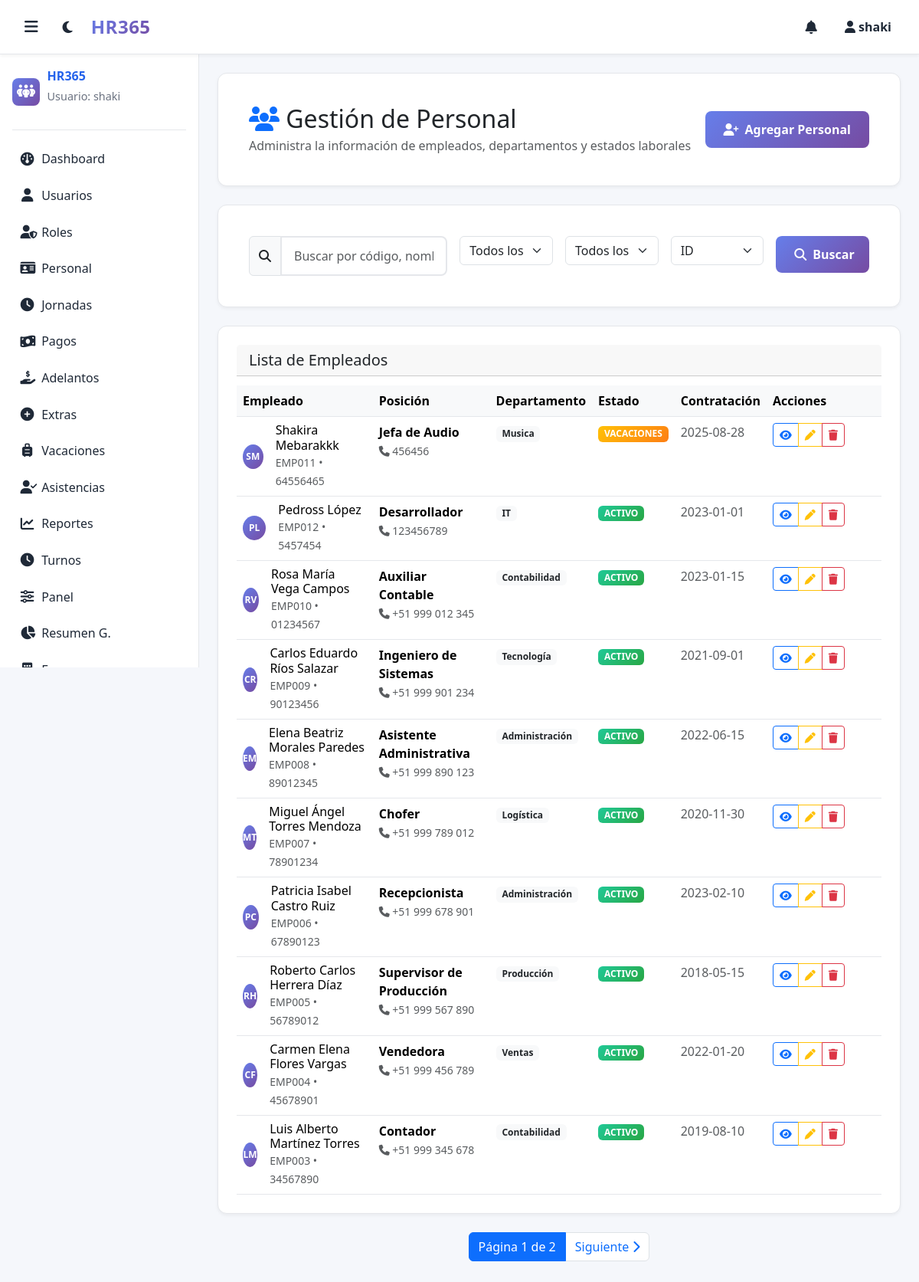
/index.php?route=personal.index (signed in), run on the app's committed database.
### tables this page shows
CREATE TABLE `personal` (
  `id` int NOT NULL,
  `user_id` int DEFAULT NULL,
  `employee_code` varchar(20) NOT NULL,
  `first_name` varchar(100) NOT NULL,
  `last_name` varchar(100) NOT NULL,
  `dni` varchar(20) DEFAULT NULL,
  `birth_date` date DEFAULT NULL,
  `hire_date` date NOT NULL,
  `position` varchar(100) DEFAULT NULL,
  `department` varchar(100) DEFAULT NULL,
  `salary` decimal(10,2) DEFAULT NULL,
  `status` enum('ACTIVO','INACTIVO','VACACIONES','LICENCIA') DEFAULT 'ACTIVO',
  `phone` varchar(20) DEFAULT NULL,
  `address` text,
  `emergency_contact` varchar(100) DEFAULT NULL,
  `emergency_phone` varchar(20) DEFAULT NULL,
  `created_at` timestamp NULL DEFAULT CURRENT_TIMESTAMP,
  `is_deleted` tinyint(1) NOT NULL DEFAULT '0'
);

### app/controllers/PersonalController.php (called while the page is built, shortened)
<?php
require_once __DIR__ . '/../models/Personal.php';
class PersonalController {
    public static function index(): void {
        $q = $_GET['q'] ?? '';
        $department = $_GET['department'] ?? '';
        $status = $_GET['status'] ?? '';
        $sort = $_GET['sort'] ?? 'id';
        $dir = $_GET['dir'] ?? 'DESC';
        $page = max(1, (int)($_GET['page'] ?? 1));
        $pageSize = 10;
        $offset = ($page - 1) * $pageSize;
        $total = 0;
        $personal = Personal::searchPaginated($q, $pageSize, $offset, $total, $department, $status, $sort, $dir);
        $pageCount = max(1, (int)ceil($total / $pageSize));
        include __DIR__ . '/../views/personal/index.php';
    }
}

### app/models/Personal.php (called while the page is built, shortened)
<?php
class Personal {
    public static function searchPaginated(?string $q, int $limit, int $offset, int & $total, ?string $department = null, ?string $status = null, string $sort = 'id', string $dir = 'DESC'): array {
        $q = trim($q ?? '');
        $conn = $GLOBALS['conn'];
        $wheres = ['p.is_deleted = 0'];
        $params = [];
        $types = '';
        $where = 'WHERE ' . implode(' AND ', $wheres);
        $allowedSort = ['id', 'employee_code', 'first_name', 'last_name', 'department', 'position', 'hire_date', 'status'];
        $dir = strtoupper($dir) === 'ASC' ? 'ASC' : 'DESC';
        $sqlCount = "SELECT COUNT(*) as c FROM personal p " . $where;
        if ($stmt = mysqli_prepare($conn, $sqlCount)) {
            mysqli_stmt_execute($stmt);
            $res = mysqli_stmt_get_result($stmt);
            $row = $res ? mysqli_fetch_assoc($res) : ['c'=>0];
            $total = (int)($row['c'] ?? 0);
        } else { $total = 0; }
        $rows = [];
        $sql = "SELECT p.*, u.username, u.email, u.role as user_role
                FROM personal p
                LEFT JOIN users u ON p.user_id = u.id
                " . $where . " ORDER BY p.$sort $dir LIMIT ? OFFSET ?";
        if ($stmt = mysqli_prepare($conn, $sql)) {
            if ($types !== '') {
                $types2 = $types . 'ii';
                $params2 = array_merge($params, [$limit, $offset]);
                mysqli_stmt_bind_param($stmt, $types2, ...$params2);
            } else {
                mysqli_stmt_bind_param($stmt, 'ii', $limit, $offset);
            }
            mysqli_stmt_execute($stmt);
            $res = mysqli_stmt_get_result($stmt);
            while ($res && ($r = mysqli_fetch_assoc($res))) { $rows[] = $r; }
        }
        return $rows;
    }
}

### app/views/personal/index.php (the view, shortened to what this page needs)
<?php
require __DIR__ . '/../layout/header.php';
require __DIR__ . '/../layout/sidebar.php';
$personal = $personal ?? [];
$page = $page ?? 1;
$pageCount = $pageCount ?? 1;
$q = $_GET['q'] ?? '';
$department = $_GET['department'] ?? '';
$status = $_GET['status'] ?? '';
$sort = $_GET['sort'] ?? 'id';
$dir = $_GET['dir'] ?? 'DESC';
?>
<div class="card mb-4">
  <div class="card-body">
    <div class="d-flex justify-content-between align-items-center">
      <div>
        <h2 class="card-title mb-1">
          <i class="fa fa-users text-primary"></i> Gestión de Personal
        </h2>
        <p class="text-muted mb-0">Administra la información de empleados, departamentos y estados laborales</p>
      </div>
      <button class="btn btn-primary" onclick="openCreateModal()">
        <i class="fa fa-user-plus"></i> Agregar Personal
      </button>
    </div>
  </div>
</div>
<div class="card mb-4">
  <div class="card-body">
    <form method="get" action="/Recursos/index.php" class="row g-3">
      <div class="col-md-4">
        <div class="input-group">
          <span class="input-group-text"><i class="fa fa-search"></i></span>
          <input type="text" class="form-control" name="q" placeholder="Buscar por código, nombre, DNI..." value="<?= htmlspecialchars($q) ?>">
        </div>
      </div>
      <div class="col-md-2">
        <select class="form-select" name="department">
          <option value="">Todos los departamentos</option>
        </select>
      </div>
      <div class="col-md-2">
        <select class="form-select" name="status">
          <option value="">Todos los estados</option>
        </select>
      </div>
      <div class="col-md-2">
        <select class="form-select" name="sort">
          <?php
          $sorts = [
            'id' => 'ID',
            'employee_code' => 'Código',
            'first_name' => 'Nombre',
            'department' => 'Departamento',
            'position' => 'Posición',
            'hire_date' => 'Contratación',
            'status' => 'Estado'
          ];
          foreach($sorts as $k => $label):
          ?>
            <option value="<?= $k ?>" <?= ($sort === $k) ? 'selected' : '' ?>><?= $label ?></option>
          <?php endforeach; ?>
        </select>
      </div>
      <div class="col-md-2">
        <button type="submit" class="btn btn-primary w-100">
          <i class="fa fa-search"></i> Buscar
        </button>
      </div>
    </form>
  </div>
</div>
<div class="card">
  <div class="card-header">
    <h5 class="card-title mb-0">Lista de Empleados</h5>
  </div>
  <div class="card-body p-0">
    <div class="table-responsive">
      <table class="table table-hover mb-0 table-sortable">
        <thead class="table-light">
          <tr>
            <th data-sort="employee_code">Empleado</th>
            <th data-sort="position">Posición</th>
            <th data-sort="department">Departamento</th>
            <th data-sort="status">Estado</th>
            <th data-sort="hire_date">Contratación</th>
            <th width="150">Acciones</th>
          </tr>
        </thead>
        <tbody>
          <?php if (empty($personal)): ?>
            <tr>
              <td colspan="6" class="text-center py-4">
                <div class="text-muted">
                  <i class="fa fa-users fa-2x mb-2"></i>
                  <p>No se encontraron empleados</p>
                </div>
              </td>
            </tr>
          <?php else: ?>
            <?php foreach($personal as $p): ?>
              <tr>
                <td>
                  <div class="d-flex align-items-center">
                    <div class="avatar avatar-sm bg-primary text-white rounded-circle me-3 d-flex align-items-center justify-content-center">
                      <?= strtoupper(substr($p['first_name'] ?? '', 0, 1) . substr($p['last_name'] ?? '', 0, 1)) ?>
                    </div>
                    <div>
                      <h6 class="mb-0"><?= htmlspecialchars(trim(($p['first_name'] ?? '').' '.($p['last_name'] ?? ''))) ?></h6>
                      <small class="text-muted">
                        <?= htmlspecialchars($p['employee_code']) ?> • <?= htmlspecialchars($p['dni'] ?? 'Sin DNI') ?>
                      </small>
                    </div>
                  </div>
                </td>
                <td>
                  <strong><?= htmlspecialchars($p['position'] ?? 'Sin posición') ?></strong>
                  <?php if($p['phone']): ?>
                    <br><small class="text-muted"><i class="fa fa-phone"></i> <?= htmlspecialchars($p['phone']) ?></small>
                  <?php endif; ?>
                </td>
                <td>
                  <span class="badge bg-light text-dark"><?= htmlspecialchars($p['department'] ?? 'Sin departamento') ?></span>
                </td>
                <td>
                  <?php
                  $statusClass = 'bg-success';
                  if (strtolower($p['status']) === 'vacaciones') $statusClass = 'bg-warning';
                  elseif (strtolower($p['status']) === 'licencia') $statusClass = 'bg-info';
                  elseif (strtolower($p['status']) === 'inactivo') $statusClass = 'bg-danger';
                  ?>
                  <span class="badge <?= $statusClass ?>"><?= htmlspecialchars($p['status']) ?></span>
                </td>
                <td>
                  <span class="text-muted"><?= htmlspecialchars($p['hire_date'] ?? '') ?></span>
                </td>
                <td>
                  <div class="btn-group btn-group-sm" role="group">
                    <button class="btn btn-outline-primary" onclick="openViewModal(<?= (int)$p['id'] ?>)" title="Ver detalles">
                      <i class="fa fa-eye"></i>
                    </button>
                    <button class="btn btn-outline-warning" onclick="openEditModal(<?= (int)$p['id'] ?>)" title="Editar">
                      <i class="fa fa-pen"></i>
                    </button>
                    <button class="btn btn-outline-danger" onclick="openDeleteModal(<?= (int)$p['id'] ?>, '<?= htmlspecialchars($p['first_name'] . ' ' . $p['last_name']) ?>')" title="Eliminar">
                      <i class="fa fa-trash"></i>
                    </button>
                  </div>
                </td>
              </tr>
            <?php endforeach; ?>
          <?php endif; ?>
        </tbody>
      </table>
    </div>
  </div>
</div>
<?php if ($pageCount > 1): ?>
<div class="d-flex justify-content-center mt-4">
  <nav aria-label="Paginación de empleados">
    <ul class="pagination">
      <li class="page-item active">
        <span class="page-link">Página <?= (int)$page ?> de <?= (int)$pageCount ?></span>
      </li>
      <?php if ($page < $pageCount): ?>
        <li class="page-item">
          <a class="page-link" href="/Recursos/index.php?route=personal.index&page=<?= ($page+1) ?>&q=<?= urlencode($q) ?>&department=<?= urlencode($department) ?>&status=<?= urlencode($status) ?>&sort=<?= urlencode($sort) ?>&dir=<?= urlencode($dir) ?>">
            Siguiente <i class="fa fa-chevron-right"></i>
          </a>
        </li>
      <?php endif; ?>
    </ul>
  </nav>
</div>
<?php endif; ?>
<?php require __DIR__ . '/../layout/footer.php'; ?>

### assets/css/style.css (style rules this page uses)
:root { --bg: #f5f7fb; --card: #ffffff; --text: #1f2937; --muted: #6b7280; --primary: #2563eb; --primary-600: #1d4ed8; --border: #e5e7eb; }
* { box-sizing: border-box; }
html, body { height: 100%; }
body { margin: 0; font-family: system-ui, -apple-system, Segoe UI, Roboto, Ubuntu, Cantarell, Arial, sans-serif; background: var(--bg); color: var(--text); }
.avatar { display: flex; align-items: center; justify-content: center; border-radius: 50%; font-weight: 600; }
.avatar-sm { width: 32px; height: 32px; font-size: 0.75rem; }
.card { background:var(--card); border:1px solid var(--border); border-radius:12px; padding:1rem }

### assets/css/components.css (style rules this page uses)
.card { background: var(--card); border: 1px solid var(--border); border-radius: 12px; padding: 1.5rem; box-shadow: 0 2px 4px rgba(0, 0, 0, 0.05); transition: all 0.2s ease; }
.btn-primary { background: linear-gradient(135deg, #667eea 0%, #764ba2 100%); border: none; color: white; padding: 0.75rem 1.5rem; border-radius: 8px; cursor: pointer; font-weight: 600; transition: all 0.3s ease; text-decoration: none; display: inline-flex; align-items: center; gap: 0.5rem; }
.form-control { width: 100%; padding: 0.75rem 1rem; border: 2px solid var(--border); border-radius: 8px; transition: all 0.3s ease; background: var(--card); color: var(--text); }
.bg-primary { background: linear-gradient(135deg, #667eea 0%, #764ba2 100%) !important; }
.bg-success { background: linear-gradient(135deg, #20c997 0%, #28a745 100%) !important; }
.bg-warning { background: linear-gradient(135deg, #ffc107 0%, #fd7e14 100%) !important; }
.card-header { display: flex; justify-content: space-between; align-items: center; gap: 1rem; margin-bottom: 0.75rem; }
.table-responsive { overflow: auto; }
.table { width: 100%; border-collapse: collapse; }
.table th { text-align: left; border-bottom: 1px solid var(--border); padding: 0.5rem; }
.table td { border-bottom: 1px solid var(--border); padding: 0.5rem; }

### data on the page
personal: first_name+last_name "SM", first_name+last_name "Shakira Mebarakkk", employee_code "EMP011", dni "64556465", position "Jefa de Audio", phone "456456", department "Musica", status "VACACIONES", hire_date "2025-08-28"
personal: first_name+last_name "PL", first_name+last_name "Pedross López", employee_code "EMP012", dni "5457454", position "Desarrollador", phone "123456789", department "IT", status "ACTIVO", hire_date "2023-01-01"
personal: first_name+last_name "RV", first_name+last_name "Rosa María Vega Campos", employee_code "EMP010", dni "01234567", position "Auxiliar Contable", phone "+51 999 012 345", department "Contabilidad", status "ACTIVO", hire_date "2023-01-15"
personal: first_name+last_name "CR", first_name+last_name "Carlos Eduardo Ríos Salazar", employee_code "EMP009", dni "90123456", position "Ingeniero de Sistemas", phone "+51 999 901 234", department "Tecnología", status "ACTIVO", hire_date "2021-09-01"
personal: first_name+last_name "EM", first_name+last_name "Elena Beatriz Morales Paredes", employee_code "EMP008", dni "89012345", position "Asistente Administrativa", phone "+51 999 890 123", department "Administración", status "ACTIVO", hire_date "2022-06-15"
personal: first_name+last_name "MT", first_name+last_name "Miguel Ángel Torres Mendoza", employee_code "EMP007", dni "78901234", position "Chofer", phone "+51 999 789 012", department "Logística", status "ACTIVO", hire_date "2020-11-30"
personal: first_name+last_name "PC", first_name+last_name "Patricia Isabel Castro Ruiz", employee_code "EMP006", dni "67890123", position "Recepcionista", phone "+51 999 678 901", department "Administración", status "ACTIVO", hire_date "2023-02-10"
personal: first_name+last_name "RH", first_name+last_name "Roberto Carlos Herrera Díaz", employee_code "EMP005", dni "56789012", position "Supervisor de Producción", phone "+51 999 567 890", department "Producción", status "ACTIVO", hire_date "2018-05-15"
personal: first_name+last_name "CF", first_name+last_name "Carmen Elena Flores Vargas", employee_code "EMP004", dni "45678901", position "Vendedora", phone "+51 999 456 789", department "Ventas", status "ACTIVO", hire_date "2022-01-20"
personal: first_name+last_name "LM", first_name+last_name "Luis Alberto Martínez Torres", employee_code "EMP003", dni "34567890", position "Contador", phone "+51 999 345 678", department "Contabilidad", status "ACTIVO", hire_date "2019-08-10"

### other printed values
$userName "shaki"
$activeUser "shaki"
$page "1"
$pageCount "2"
form field sort "ID"
